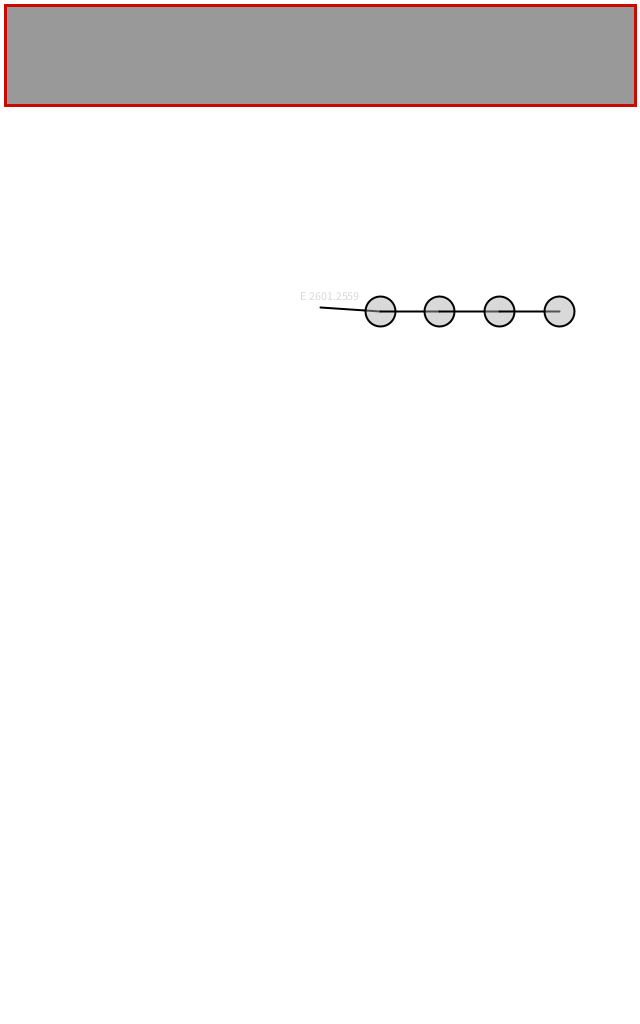
Frame 1 (no input)
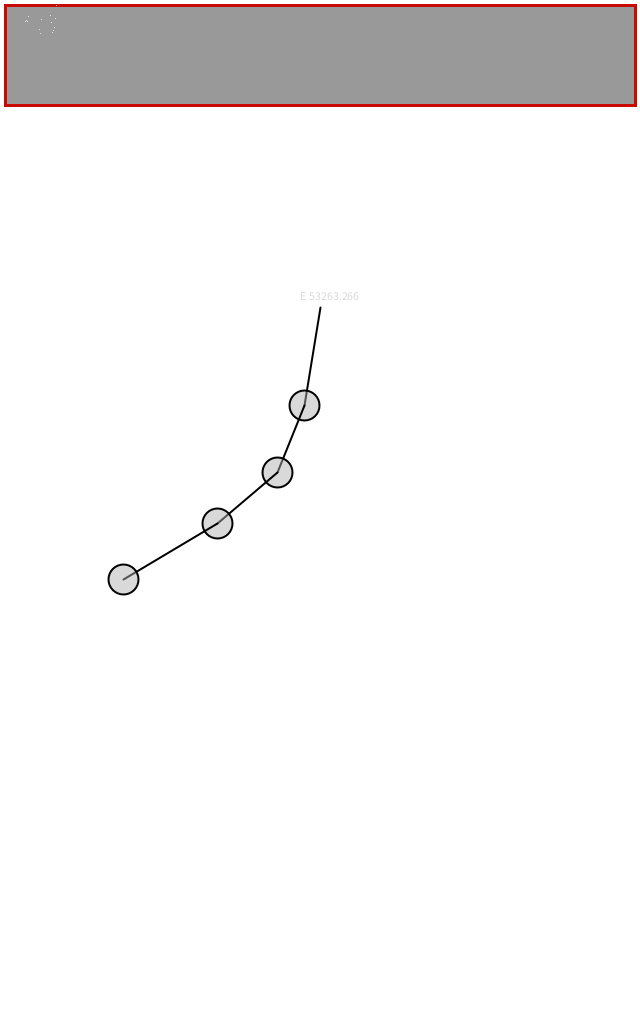
Frame 60 (the mouse pressed at the canvas centre just before this capture)
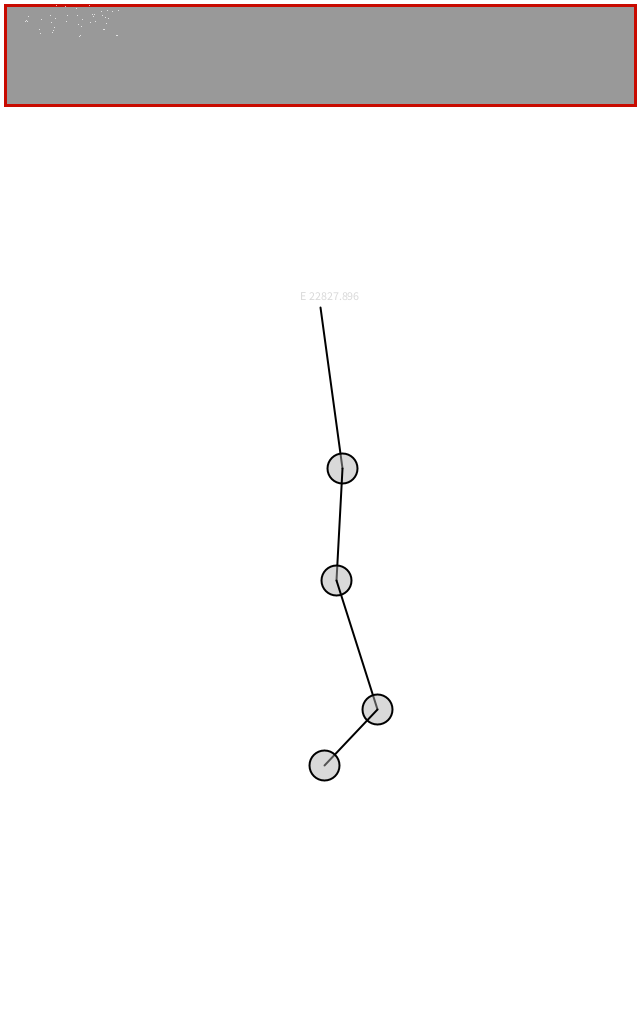
Frame 120 (the mouse held since frame 60 and released just before this capture)

The Processing sketch that drew these frames (run headless with seeded random() and noise(); from frame 60 on, the mouse is pressed at the canvas centre):

// Processing sketch: processing_145917
// ── processing_145917.pde

final int NMUELLES = 4;

final int Tam_Vent_X = 630, Tam_Vent_Y = 100;
float[] vE = new float[Tam_Vent_X];             // Energia del sistema (t)

int lmuelle = 60;                               // Longitud del muelles                     
int t = 0;

final Vector GRAVITY_EARTH = new Vector(0, 9.8, 0);


void setup() {
    size(640, 1024);

    for (int i = 0; i < NMUELLES; i++) {
        Spring s = new Spring(new Vector(width*0.5 + (i+1)*lmuelle, height*0.3), 15);
        if (i > 0) {
            s.previous = (Spring)particleArray.get(i-1);

            if (i < NMUELLES)
                s.previous.next = s;
        }
    }

    for (int i = 0; i < NMUELLES; i++) {
        Spring s = (Spring)particleArray.get(i);
        print(s + " prev: " + s.previous + "\n" + s + " next: " + s.next + "\n");
    }
}

void draw() {
    background(255); 
    float Etotal = 0;
    float velocity_acumulator = 0;

    for (int i = 0; i < particleArray.size(); i++) {
        Particle p = particleArray.get(i);
        if (i == 0)
            ((Spring)p).previous_position = ((Spring)p).fixed_point.get();
        if (((Spring)p).next != null)
            ((Spring)p).next.previous_position     = ((Spring)p).position.get();
        p.step();
        p.draw();
        velocity_acumulator += p.velocity.magSq(); // Velocidad al cuadrado
    }


    vE[t] =  particleArray.get(0).mass/2.0 * velocity_acumulator; // Se supone todos los extremos con la misma masa
    text("E " + vE[t], 300, 300); 

    plot_func(t, 5, 5, Tam_Vent_X, Tam_Vent_Y);
    t = (t + 1)%Tam_Vent_X;
}

void mousePressed() {
}

void mouseReleased() {
}

void plot_func(int time, int cx, int cy, int rx, int ry) {
    stroke(200, 10, 0);
    strokeWeight(3);
    fill(153);
    rect(cx, cy, rx, ry);
    stroke(200, 210, 0);


    strokeWeight(1);
    stroke(255);

    for (int i=0;i<time;i++)
        point (i, Tam_Vent_Y*0.5 - (vE[i]/6.5e4)*Tam_Vent_Y) ;
}

static public class DSA {
    static class Color {
        final static int[] RED = new int[] {
            255, 0, 0
        };
        final static int[] GREEN = new int[] {
            0, 255, 0
        };
        final static int[] BLUE = new int[] {
            0, 0, 255
        };
        final static int[] MAGENTA = new int[] {
            255, 0, 255
        };
        final static int[] CYAN = new int[] {
            0, 255, 255
        };
        final static int[] BLACK = new int[] {
            0, 0, 0
        };
        final static int[] WHITE = new int[] {
            255, 255, 255
        };
        final static int[] YELLOW = new int[] {
            255, 255, 0
        };
        final static int[] ORANGE = new int[] {
            255, 127, 0
        };

        static int[] RGBshiftHUE(int[] colour, float H) {
            float R = colour[0]/255.0;
            float G = colour[1]/255.0;
            float B = colour[2]/255.0;

            float U = cos(radians(H));
            float W = sin(radians(H));

            float[] retF = new float[] {
                0, 0, 0
            };
            retF[0] = (.701*U+.168*W)*R             + (-.587*U+.330*W)*G             + (-.114*U-.497*W)*B;
            retF[1] = (-.299*U-.328*W)*R                + (.413*U+.035*W)*G                + (-.114*U+.292*W)*B;
            retF[2] = (-.3*U+1.25*W)*R                + (-.588*U-1.05*W)*G                + (.886*U-.203*W)*B;

            return new int[] {
                int(retF[0]*255), int(retF[1]*255), int(retF[2]*255)
            };
        }
    }
}

public static class Vector {
    public float x, y, z;
    private boolean is3D;

    Vector(Vector v) {
        this.x = v.x;
        this.y = v.y;
        this.z = v.z;
        is3D = true;
    }

    Vector(PVector v) {
        this.x = v.x;
        this.y = v.y;
        this.z = v.z;
        is3D = true; //?
    }
    
    Vector(float x, float y) {
        this.x = x;
        this.y = y;
        is3D = false;
        this.z = 0;
    }

    Vector(float x, float y, float z) {
        this.x = x;
        this.y = y;
        this.z = z;
        is3D = true;
    }

    public PVector toPVector() {
        if (is3D)
            return new PVector(this.x, this.y, this.z);
        else
            return new PVector(this.x, this.y);
    }

    public Vector get() {
        return new Vector(this);
    }

    public void set(float x, float y, float z) {
        this.x = x;
        this.y = y;
        this.z = z;
    }
    
    public void set(float x, float y) {
        this.x = x;
        this.y = y;
    }

    public float projection(Vector v) {
        float modA = mag();
        float modB = v.mag();

        if (modA == 0 || modB == 0)
            return 0;
        else
            return ( this.dot(v)/modB );
    }

    public boolean isNormalized() {
        return ( (x*x + y*y + z*z) == 1 );
    }

    public Vector para(final float n) {
        return this.unit().mult(n);
    }

    public Vector addScaled(final Vector v, final float n) {
        return this.add(v.mult(n));
    }

    public float angleBetween(final Vector v) {
        Vector v2 = this.get();
        if ( !v2.isNormalized() )
            v2.normalize();
        if ( !v.isNormalized() )
            v.normalize();

        return acos( v2.dot(v) );
    }

    public float dot(final Vector v) {
        return (this.x*v.x + this.y*v.y + this.z*v.z);
    }

    public Vector subtract(Vector v) {
        return new Vector(x - v.x, y - v.y, z - v.z);
    }

    public Vector sub(Vector v) {
        return subtract(v);
    }

    public Vector add(Vector v2) {
        return new Vector(x+v2.x, y+v2.y, z+v2.z);
    }
    
    public static Vector add(Vector v1, Vector v2) {
        return new Vector(v1.x+v2.x, v1.y+v2.y, v1.z+v2.z);
    }

    public Vector mult(float n) {
        return new Vector(x*n, y*n, z*n);
    }

    public Vector div(float n) {
        return new Vector(x/n, y/n, z/n);
    }

    public float mag() {
        return sqrt( magSq() );
    }

    public float magSq() {
        return x*x + y*y + z*z;
    }

    public Vector project(final Vector v) {
        return v.para(this.projection(v));
    }

    public void normalize() {
        float mod = this.mag();
        if (mod == 0)
            return;
        this.x /= mod;
        this.y /= mod;
        this.z /= mod;
    }

    public Vector unit() {
        Vector v = this.get();
        v.normalize();
        return v;
    }

    public String getInfo() {
        return "[x: " + this.x + ", y: " + this.y + ", z: " + this.z + "]\n";
    }
}

static float dt = 0.95; // Diferencial de tiempo

static class Integrator {
    /***********************************************************************************\
     Euler clásico o explícito
     \***********************************************************************************/
    static public void eulerExplicit(Particle part) {
        part.acceleration = part.forcesSummatory(part.position, part.velocity).div(part.mass); // Por si la posición o velocidad se ha cambiado entre steps
        /** Punto i+1 **/
        part.position     = part.position.add( part.velocity.mult(dt) );     // Utiliza velocidad en i
        part.velocity     = part.velocity.add( part.acceleration.mult(dt) ); // Utiliza aceleración en i
        part.acceleration = part.forcesSummatory(part.position, part.velocity).div(part.mass);
    }

    /***********************************************************************************\
     Euler semi-implícito (implícito en velocidad)
     \***********************************************************************************/
    static public void eulerSemiimplicit(Particle part) {
        part.acceleration = part.forcesSummatory(part.position, part.velocity).div(part.mass); // Por si la posición o velocidad se ha cambiado entre steps
        /** Punto i+1 **/
        part.velocity     = part.velocity.add( part.acceleration.mult(dt) ); // Utiliza aceleración en i
        part.position     = part.position.add( part.velocity.mult(dt) );     // Utiliza velocidad en i+1
        part.acceleration = part.forcesSummatory(part.position, part.velocity).div(part.mass);
    }

    /***********************************************************************************\
     Euler semi-implícito (implícito en aceleración)
     \***********************************************************************************/
    static public void eulerSemiimplicitAcc(Particle part) {
        /** Punto i+1 **/
        part.position     = part.position.add( part.velocity.mult(dt) );     // Utiliza velocidad en i
        part.acceleration = part.forcesSummatory(part.position, part.velocity).div(part.mass);
        part.velocity     = part.velocity.add( part.acceleration.mult(dt) ); // Utiliza aceleración en i+1
    }

    /***********************************************************************************\
     Euler implícito
     \***********************************************************************************/
    static public void euler_implicit(Particle part) {
        /** Punto i+1 **/
        part.acceleration = part.forcesSummatory(part.position, part.velocity).div(part.mass);
        part.velocity     = part.velocity.add( part.acceleration.mult(dt) ); // Utiliza aceleración en i+1
        part.position     = part.position.add( part.velocity.mult(dt) );     // Utiliza velocidad en i+1
    }

    /***********************************************************************************\
     Heun
     \***********************************************************************************/
    static public void heun(Particle part) {
        Vector[] p = new Vector[2], v = new Vector[2], a = new Vector[2];

        /** Punto i **/
        p[0] = part.position;
        v[0] = part.velocity;
        a[0] = part.forcesSummatory(p[0], v[0]).div(part.mass);

        /** Punto i+1 con pendiente de i **/
        p[1] = p[0].add( v[0].mult(dt) );
        v[1] = v[0].add( a[0].mult(dt) );
        a[1] = part.forcesSummatory(p[1], v[1]).div(part.mass);

        /** Punto i+1 con pendiente (i + i+1)/2 **/
        part.position  = part.position.add( ( v[0].add(v[1]) ).mult(dt/2) );
        part.velocity  = part.velocity.add( ( a[0].add(a[1]) ).mult(dt/2) );
        part.acceleration = part.forcesSummatory(part.position, part.velocity).div(part.mass);
    }

    /***********************************************************************************\
     Runge-Kutta 2
     \***********************************************************************************/
    static public void RK2(Particle part) {
        Vector[] p = new Vector[2], v = new Vector[2], a = new Vector[2];

        /** k1: Punto i**/
        p[0] = part.position;
        v[0] = part.velocity;
        a[0] = part.forcesSummatory(p[0], v[0]).div(part.mass);

        /** k2: Punto i + 1/2, con pendiente de k1 **/
        p[1] = p[0].add( v[0].mult(dt/2) );
        v[1] = v[0].add( a[0].mult(dt/2) );
        a[1] = part.forcesSummatory(p[1], v[1]).div(part.mass);

        /** Punto i+1, con pendiente de k2 **/
        part.position  = part.position.add( v[1].mult(dt) );
        part.velocity  = part.velocity.add( a[1].mult(dt) );
        part.acceleration = part.forcesSummatory(part.position, part.velocity).div(part.mass);
    }

    /***********************************************************************************\
     Runge-Kutta 4
     \***********************************************************************************/
    static public void RK4(Particle part) {
        Vector[] p = new Vector[4], v = new Vector[4], a = new Vector[4];

        /** k1: Punto i **/
        p[0] = part.position.get();
        v[0] = part.velocity.get();
        a[0] = part.forcesSummatory(p[0].get(), v[0].get()).div(part.mass);

        /** k2: Punto i + 1/2, con pendiente de k1 **/
        p[1] = p[0].add( v[0].mult(dt/2) );
        v[1] = v[0].add( a[0].mult(dt/2) );
        a[1] = part.forcesSummatory(p[1].get(), v[1].get()).div(part.mass);

        /** k3: Punto i + 1/2, con pendiente de k2 **/
        p[2] = p[0].add( v[1].mult(dt/2) );
        v[2] = v[0].add( a[1].mult(dt/2) );
        a[2] = part.forcesSummatory(p[2].get(), v[2].get()).div(part.mass);

        /** k4: Punto i + 1, con pendiente de k3 **/
        p[3] = p[0].add( v[2].mult(dt) );
        v[3] = v[0].add( a[2].mult(dt) );
        a[3] = part.forcesSummatory(p[3].get(), v[3].get()).div(part.mass);

        /** Punto en i+1, con pendiente  (k1 + 2*k2 + 2*k3 + k4)/6 **/
        part.position  = part.position.add( ( v[0].add( v[1].mult(2) ).add( v[2].mult(2) ).add( v[3] ) ).mult(dt/6) );
        part.velocity  = part.velocity.add( ( a[0].add( a[1].mult(2) ).add( a[2].mult(2) ).add( a[3] ) ).mult(dt/6) );
        part.acceleration = part.forcesSummatory(part.position.get(), part.velocity.get()).div(part.mass);
    }

    /***********************************************************************************\
     Runge-Kutta Genérico
     \***********************************************************************************/
    /*static public void RK(Particle part, const DSA::TypeAccuracy A[], const DSA::TypeAccuracy B[], unsigned n) {
        TypeAccuracy sum;
        Vector3 p[n], v[n], a[n];
        Vector3 pk_accumulator, vk_accumulator, 
        p_pendiente, v_pendiente;

        for (int i = 0; i < n; i++) {
            pk_accumulator = Vector3(0, 0, 0);
            vk_accumulator = Vector3(0, 0, 0);

            for (unsigned j = 0; j < i; j++) {
                pk_accumulator += A[i*n+j] * v[j];
                vk_accumulator += A[i*n+j] * a[j];
            }

            p[i] = part.getPosition() + pk_accumulator * dt;
            v[i] = part.getVelocity() + vk_accumulator * dt;
            a[i] = part.forcesSummatory(p[i], v[i]) / part.mass;

            p_pendiente += B[i]*v[i];
            v_pendiente += B[i]*a[i];
        }

        part.position     += p_pendiente * dt;
        part.velocity     += v_pendiente * dt;
        part.acceleration  = part.forcesSummatory(part.position, part.velocity) / part.mass;
    }*/
}


class Extremo { 
  PVector location;
  PVector velocity;
  PVector acceleration;
  float mass = 15, dt = 1.25;
  PVector gravity;
  float Ec, Ep;
  
  // Arbitrary damping to simulate friction / drag 
  float damping = 0.95;

  // For mouse interaction
  PVector dragOffset;
  boolean dragging = false;

  // Constructor
  Extremo(float x, float y) {
    location = new PVector(x,y);
    velocity = new PVector();
    acceleration = new PVector();
    dragOffset = new PVector();
    gravity = new PVector(0, 9.8);
  } 

  // Métodos de integracion:: A completar por el alumn@
  void update(int mode) { 
  
    switch(mode)
    {
      case 0:
        location.x = location.x + velocity.x * dt;
        location.y = location.y + velocity.y * dt;
        velocity.x = velocity.x + acceleration.x * dt;
        velocity.y = velocity.y + acceleration.y * dt;
        break;
      case 1:
        velocity.x = velocity.x + acceleration.x * dt;
        velocity.y = velocity.y + acceleration.y * dt;
        location.x = location.x + velocity.x * dt;
        location.y = location.y + velocity.y * dt;
        break;
      case 2: // Heun
        float v2x = velocity.x + acceleration.x * dt;
        float v2y = velocity.y + acceleration.y * dt;
        velocity.x = (velocity.x + v2x) / 2;
        velocity.y = (velocity.y + v2y) / 2;
        location.x = location.x + velocity.x;
        location.y = location.y + velocity.y;
        break;   
    }
    acceleration = new PVector(0, 0);
  }

  // Newton's law: F = M * A
  void applyForce(PVector force) {
    PVector f = force.get();
    f.div(mass);
    acceleration.add(f);
  }


  // Draw 
  void display() { 
    stroke(0);
    strokeWeight(2);
    fill(175,120);
    if (dragging) {
      fill(50);
    }
    ellipse(location.x,location.y,mass*2,mass*2);
  } 

  // The methods below are for mouse interaction

  // This checks to see if we clicked on the mover
  void clicked(int mx, int my) {
    float d = dist(mx,my,location.x,location.y);
    if (d < mass) {
      dragging = true;
      dragOffset.x = location.x-mx;
      dragOffset.y = location.y-my;
    }
  }

  void stopDragging() {
    dragging = false;
  }

  void drag(int mx, int my) {
    if (dragging) {
      location.x = mx + dragOffset.x;
      location.y = my + dragOffset.y;
    }
  }
}

ArrayList<Particle> particleArray = new ArrayList<Particle>();

abstract class Particle {
    Vector position, velocity, acceleration;

    float mass;

    Particle(Vector p, float m) {
        position = p;
        mass = m;
        particleArray.add(this);

        velocity     = new Vector(0, 0);
        acceleration = new Vector(0, 0);
    }

    void step() {
        Integrator.RK4(this);
    }
    
    abstract Vector forcesSummatory(Vector position, Vector velocity);

    abstract void draw();

    void destroy() {
        particleArray.remove(this);
    }
}

class Spring extends Particle {
    float length;
    Spring previous, next;

    float ks;
    float kd;
    Vector previous_position;
    Vector fixed_point = new Vector(width*0.5, height*0.3, 0);

    Spring(Vector p, float m) {
        super(p, m);

        length = lmuelle;
        ks = 10.9;//0.52;
        kd = 0;//0.95;

        previous = null;
        next = null;
    }

    Vector forcesSummatory(Vector p, Vector v) {
        Vector previous_displacement, previous_extension, previous_restoring;

        previous_position     = (previous == null) ? fixed_point : previous.position;
        previous_displacement = p.sub(previous_position);
        previous_extension    = previous_displacement.sub( previous_displacement.unit().mult(length) );
        previous_restoring    = previous_extension.mult(-ks);

        Vector next_position, next_displacement, next_extension, next_restoring = new Vector(0, 0, 0);
        if (next != null) {
            next_position     = next.position.get();
            next_displacement = p.sub(next_position);
            next_extension    = next_displacement.sub( next_displacement.unit().mult(length) );
            next_restoring    = next_extension.mult(-next.ks);
        }

        Vector weight = GRAVITY_EARTH.mult(mass);
        Vector damping = v.mult(-kd); // Se va a oponer siempre a la velocidad

            return weight.add(damping).add(previous_restoring).add(next_restoring);
    }

    void draw() {
        stroke(0);
        strokeWeight(2);
        line(position.x, position.y, previous_position.x, previous_position.y);
        fill(175, 120);
        ellipse(position.x, position.y, mass*2, mass*2);
    }

    void destroy() {
        particleArray.remove(this);
    }
}


class SpringController { 

  // Location
  PVector anchor;

  // Rest length and spring constant
  float len;
  float k = 0.52, Epe;
  
  Extremo a;
  Extremo b;

  // Constructor
  SpringController(Extremo a_, Extremo b_, int l) {
    a = a_;
    b = b_;
    len = l;
  } 

  // Calcular la fuerza del muelle: A completar por el alumn@
  void update(){
   
   anchor = new PVector(b.location.x, b.location.y);
   PVector force_a = new PVector();
   PVector force_b = new PVector();
 
   anchor.sub(a.location);
   
   float d = sqrt(anchor.x * anchor.x + anchor.y * anchor.y);
   anchor.normalize();
   float l = d - len;
   
   
   force_a.x = k*l*anchor.x/* - a.damping * a.velocity.x*/;
   force_a.y = k*l*anchor.y/* - a.damping * a.velocity.y*/;
   
   force_b.x = -k*l*anchor.x/* - a.damping * a.velocity.x*/;
   force_b.y = -k*l*anchor.y /*- a.damping * a.velocity.y*/;
   
   force_a.add(a.gravity);
   force_b.add(b.gravity);
   
   a.applyForce(force_a);
   b.applyForce(force_b);
   
   
  }


  void display() {
    strokeWeight(2);
    stroke(0);
    line(a.location.x, a.location.y, b.location.x, b.location.y);
  }
}
